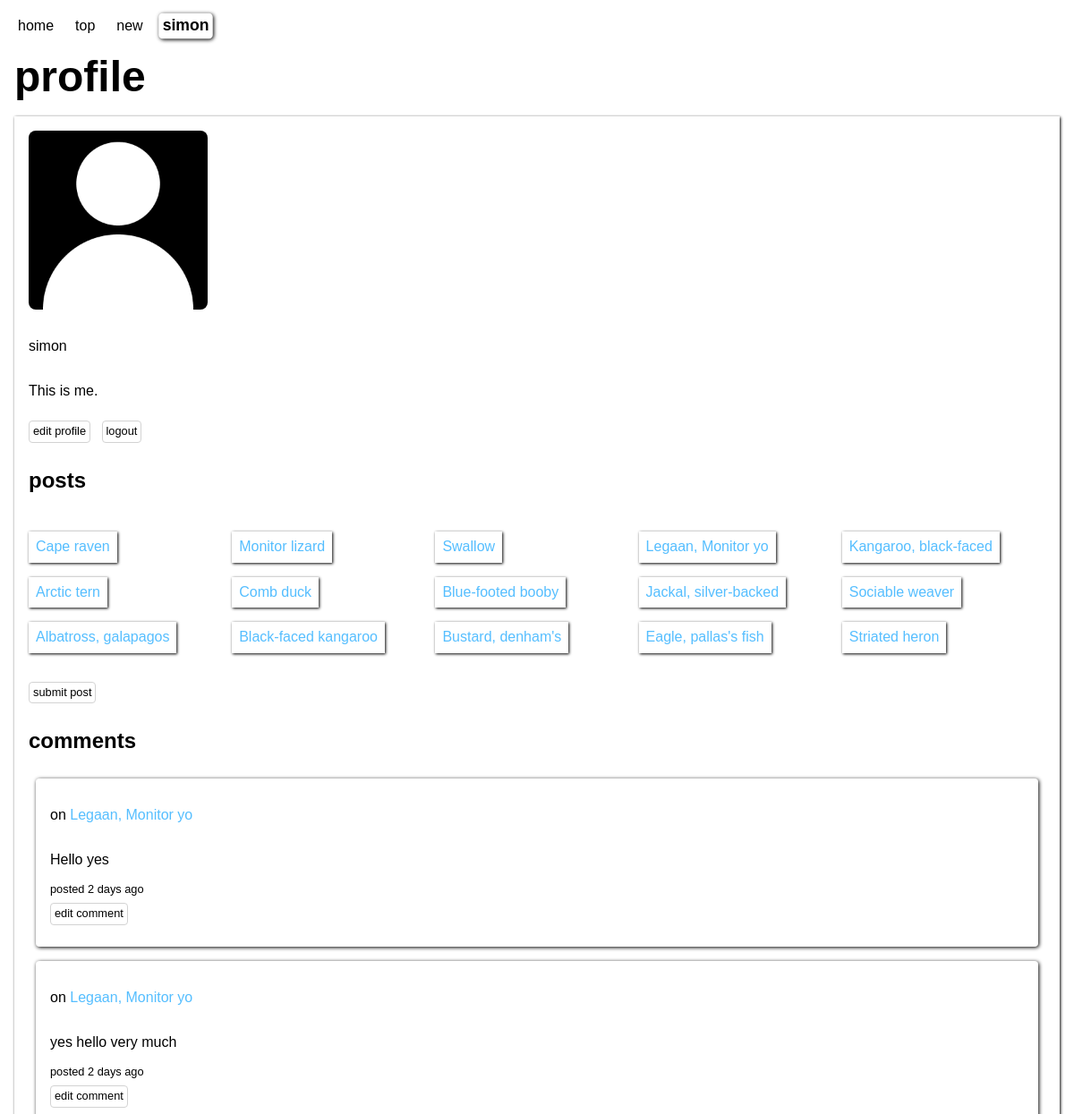
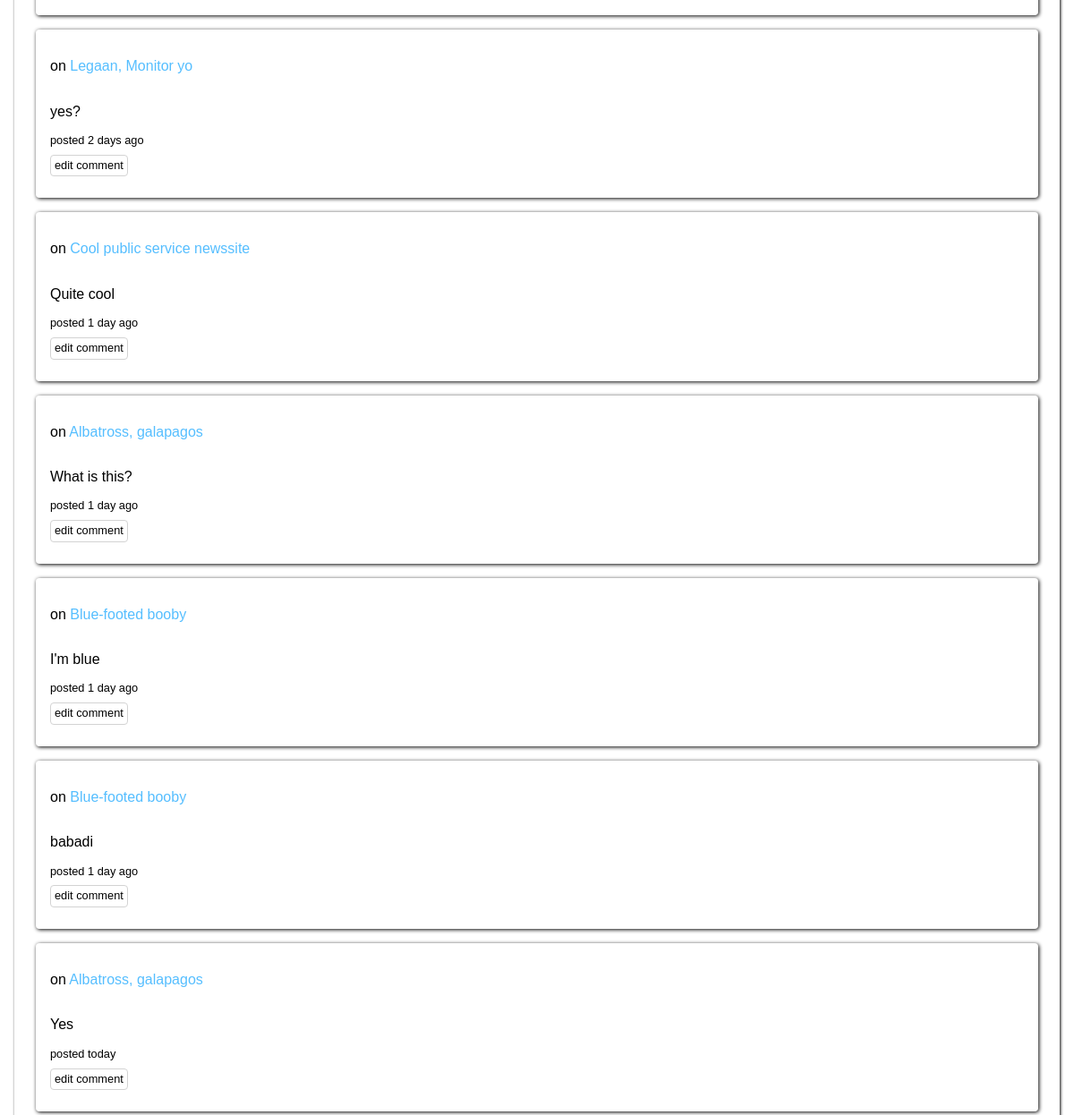
The app's page /profile.php (signed in) with its own data (2 pictures, top to bottom).
### tables this page shows
CREATE TABLE posts (
	id INTEGER NOT NULL PRIMARY KEY AUTOINCREMENT UNIQUE,
	user_id INTEGER NOT NULL,
	title VARCHAR NOT NULL,
	description VARCHAR NOT NULL,
	url VARCHAR NOT NULL,
	creation_time DATETIME NOT NULL
);

CREATE TABLE comments (
	id INTEGER NOT NULL PRIMARY KEY AUTOINCREMENT UNIQUE,
	post_id INTEGER NOT NULL,
	user_id INTEGER NOT NULL,
	comment VARCHAR NOT NULL,
	reply INTEGER,
	creation_time DATETIME NOT NULL
);

### app/functions.php (called while the page is built, shortened)
<?php
function getAge(string $birth): string
{
    $today = new DateTime();
    $birth = new DateTime($birth);
    $interval = $today->diff($birth);
    if ($interval->m === 0 && $interval->days === 1) {
        return $interval->days . " day ago";
    } elseif ($interval->m === 0 && $interval->days > 0) {
        return $interval->days . " days ago";
    }
    return "today";
}
function fetchUserPosts(int $userId, PDO $db): ?array
{
    $stmnt = $db->prepare("SELECT * FROM posts WHERE user_id = :user_id");
    $stmnt->bindParam("user_id", $userId, PDO::PARAM_INT);
    $stmnt->execute();
    $results = $stmnt->fetchAll(PDO::FETCH_ASSOC);
    return $results;
}
function fetchUserComments(int $userId, PDO $db): ?array
{
    $stmnt = $db->prepare("SELECT * FROM comments WHERE user_id = :user_id");
    $stmnt->bindParam(":user_id", $userId, PDO::PARAM_INT);
    $stmnt->execute();
    $results = $stmnt->fetchAll(PDO::FETCH_ASSOC);
    return $results;
}
function fetchPostTitle(int $postId, PDO $db): ?string
{
    $stmnt = $db->prepare("SELECT title FROM posts WHERE id = :id;");
    $stmnt->bindParam(":id", $postId, PDO::PARAM_INT);
    $stmnt->execute();
    $result = $stmnt->fetch(PDO::FETCH_ASSOC);
    return $result['title'];
}

### profile.php (the view, shortened to what this page needs)
<?php
require __DIR__ . '/app/autoload.php';
require __DIR__ . '/views/header.php';
if (!userLoggedIn()) {
    header("location: /");
    exit;
} else {
    $userPosts = fetchUserPosts($_SESSION['user']['id'], $db);
    $userComments = fetchUserComments($_SESSION['user']['id'], $db);
}
?>
<main>
    <h1>profile</h1>
    <section class="profile">
        <?php if (!isset($_SESSION['user']['image_url'])) : ?>
            <img src="/assets/images/no-image.png" alt="no profile picture selected">
        <?php else : ?>
            <img src="<?= $_SESSION['user']['image_url'] ?>" alt="profile picture">
        <?php endif; ?>
        <p><?= $_SESSION['user']['user_name'] ?></p>
        <p><?= $_SESSION['user']['bio'] ?></p>
        <div class="button-group">
            <a class="button" href="/edit.php?edit=profile">edit profile</a>
            <a class="button" href="/app/users/logout.php">logout</a>
        </div>
        <?php if (isset($userPosts)) : ?>
            <h2>posts</h2>
            <ul class="user-posts">
                <?php foreach ($userPosts as $userPost) : ?>
                    <li>
                        <a href="/view.php?view=post&post_id=<?= $userPost['id'] ?>"><?= $userPost['title'] ?></a>
                    </li>
                <?php endforeach; ?>
            </ul>
            <a class="button" href="submit.php">submit post</a>
        <?php else : ?>
            <h2>no posts</h2>
            <a class="button" href="submit.php">submit post</a>
        <?php endif; ?>
        <?php if (isset($userComments)) : ?>
            <h2>comments</h2>
            <?php foreach ($userComments as $userComment) : ?>
                <div class="comment">
                    <p>on
                        <a href="/view.php?view=post&post_id=<?= $userComment['post_id'] ?>">
                            <?= fetchPostTitle((int)$userComment['post_id'], $db) ?>
                        </a>
                    </p>
                    <p><?= $userComment['comment'] ?></p>
                    <small>posted <?= getAge($userComment['creation_time']) ?></small>
                    <a class="button" href="/edit.php?edit=comment&comment_id=<?= $userComment['id'] ?>">edit comment</a>
                </div>
            <?php endforeach; ?>
        <?php else : ?>
            <h2>no comments</h2>
        <?php endif; ?>
    </section>
</main>
<?php
require __DIR__ . '/views/footer.php';
?>

### assets/css/style.css (style rules this page uses)
:root { --blue: rgb(85, 190, 255); --orange: coral; }
body { margin: 16px; font-family: sans-serif; }
a { text-decoration: none; color: rgb(85, 190, 255); }
h1 { font-size: 3rem; margin-top: 8px; margin-bottom: 16px; }
button, .button { color: black; display: inline-block; width: fit-content; height: fit-content; font-size: 0.8rem; padding: 4px; margin: 8px 8px 8px 0px; background-color: rgba(0, 0, 0, 0); border-radius: 4px; border: 0.5px lightgray solid; cursor: pointer; transition: all 0.1s ease-in-out; }
div.comment { display: flex; flex-direction: column; margin: 8px; padding: 16px; box-shadow: 1px 1px 4px; border-radius: 4px; }
section.profile { display: flex; flex-direction: column; padding: 16px; box-shadow: 1px 1px 3px; }
section.profile img { width: 200px; height: 200px; margin: 0px 0px 16px 0px; border-radius: 8px; object-fit: cover; }
ul.user-posts { list-style-type: none; display: grid; grid-template-columns: repeat(auto-fit, minmax(200px, 1fr)); padding: 0px; }
ul.user-posts li { width: fit-content; padding: 8px; margin: 8px 8px 8px 0px; box-shadow: 1px 1px 3px; transition: transform 0.1s ease-in-out; }

### records on screen
posts: title "Cape raven"
posts: title "Monitor lizard"
posts: title "Swallow"
posts: title "Legaan, Monitor yo"
posts: title "Kangaroo, black-faced"
posts: title "Arctic tern"
posts: title "Comb duck"
posts: title "Blue-footed booby"
posts: title "Jackal, silver-backed"
posts: title "Sociable weaver"
posts: title "Albatross, galapagos"
posts: title "Black-faced kangaroo"
posts: title "Bustard, denham's"
posts: title "Eagle, pallas's fish"
posts: title "Striated heron"
comments: post.title "Legaan, Monitor yo", comment "Hello yes", creation_time "2 days ago"
comments: post.title "Legaan, Monitor yo", comment "yes hello very much", creation_time "2 days ago"
comments: post.title "Legaan, Monitor yo", comment "yes?", creation_time "2 days ago"
comments: post.title "Cool public service newssite", comment "Quite cool", creation_time "1 day ago"
comments: post.title "Albatross, galapagos", comment "What is this?", creation_time "1 day ago"
comments: post.title "Blue-footed booby", comment "I'm blue", creation_time "1 day ago"
comments: post.title "Blue-footed booby", comment "babadi", creation_time "1 day ago"
comments: post.title "Albatross, galapagos", comment "Yes", creation_time "today"

### other values on screen
$_SESSION['user']['user_name'] "simon"
$_SESSION['user']['bio'] "This is me."
